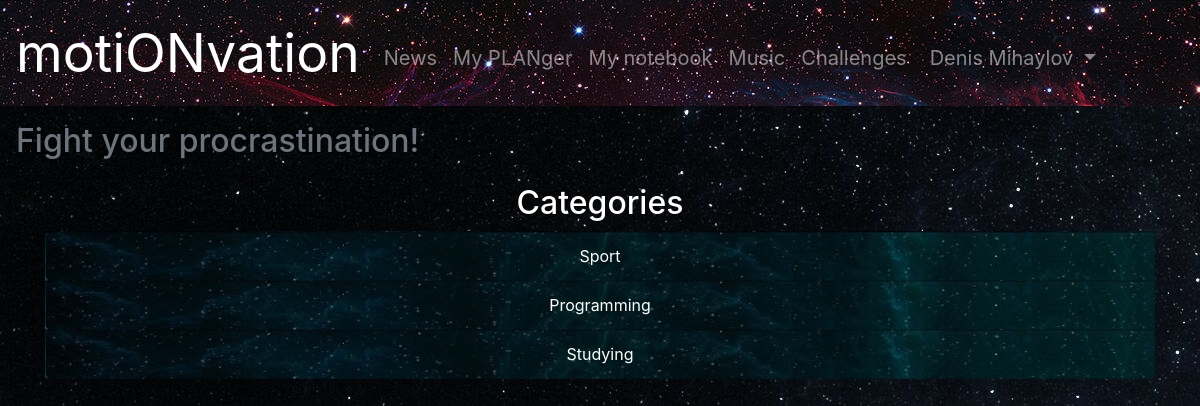
Page /categories (signed in) on the committed database.
### motionvation/data/models/categories.py (models this page shows)
class Category(SqlAlchemyBase, SerializerMixin):
    __tablename__ = 'categories'
    id = Column(Integer, primary_key=True, autoincrement=True)
    title = Column(String)
    user_id = Column(Integer, ForeignKey('users.id'))
    user = orm.relation('User')
    tasks = orm.relation('Task', back_populates='category')

### motionvation/application.py (the view)
@app.route('/categories')
@login_required
def categories():
    db = db_session.create_session()
    categories = db.query(Category).filter(Category.user_id == admin_id).all().copy()
    return render_template('categories.html', categories=categories, useracc=(current_user.name + ' ' + current_user.surname),
                           title='Categories')

### motionvation/application.py (called while the page is built)
@login_manager.user_loader
def load_user(user_id):
    db = db_session.create_session()
    return db.query(User).get(user_id)

### motionvation/data/db_session.py (called while the page is built)
def create_session() -> orm.Session:
    global __factory
    return __factory()

### motionvation/templates/categories.html
{% extends 'base.html' %}
{% block content %}
<main class='text-center'>
        <h2>Categories</h2>
        <div class="container">
        <ul class="list-group">
            {% for category in categories %}
            <li class="list-group-item list-group-flush list-group-color">{{ category.title }}</li>
            {% endfor %}
        </ul>
        </div>
    </main>
{% endblock %}

### motionvation/static/css/style80.css (style rules this page uses)
body { background: url(../img/7.jpg); color: #fff; }
.list-group-color { background: url(../img/1.jpg); }

### rows in the picture
Category: title "Sport"
Category: title "Programming"
Category: title "Studying"

### other values in the picture
{{ useracc }} "Denis Mihaylov"
